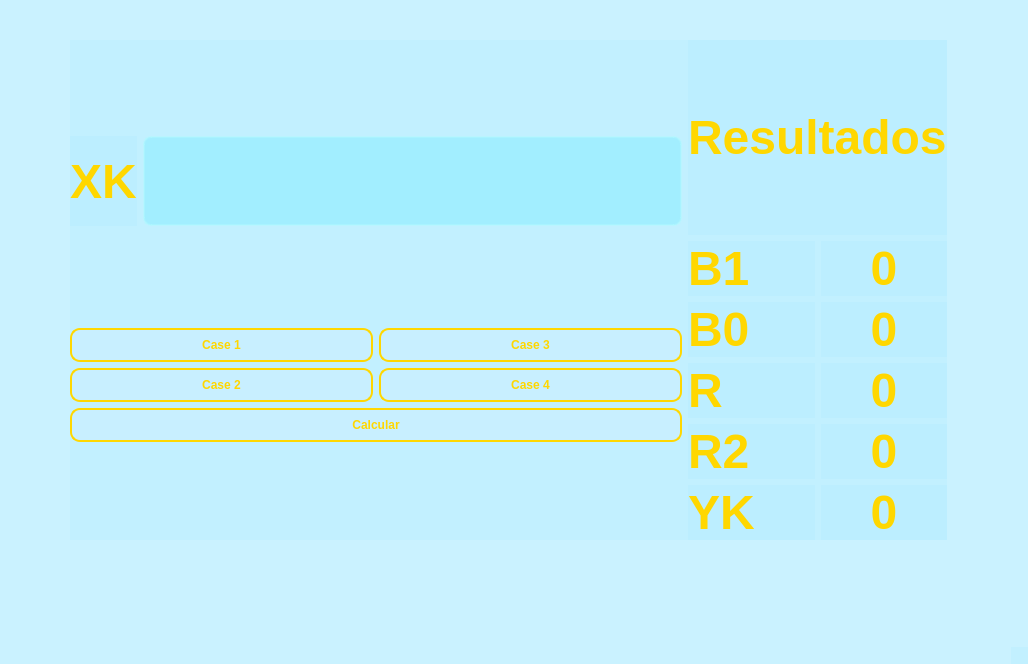
<?xml version="1.0" encoding="UTF-8"?>
<ui version="4.0">
 <class>MainWindow</class>
 <widget class="QMainWindow" name="MainWindow">
  <property name="geometry">
   <rect>
    <x>0</x>
    <y>0</y>
    <width>1028</width>
    <height>664</height>
   </rect>
  </property>
  <property name="windowTitle">
   <string>MainWindow</string>
  </property>
  <property name="styleSheet">
   <string notr="true">QDialog, QWidget {
    background-color: #4bafe9ff; /* negro */
}

/* QLabel */
QLabel {
    color: #FFD700;
    font-weight: bold;
    font-size: 36pt;
}

/* Botones gaming */
QPushButton {
    background-color: #69d2ecff;
    color: #FFD700;
    border: 2px solid #FFD700;
    border-radius: 10px;
    padding: 8px 16px;
    font-weight: bold;
}
/* QLineEdit estilo gaming */
QLineEdit {
    background-color: #6b78ebff; /* negro con tono rojizo */
    color: #FFD700; /* texto dorado */
    border: 2px solid #79b0f8ff; /* rojo oscuro */
    border-radius: 8px;
    padding: 6px;
    selection-background-color: #67aaf7ff; /* cuando seleccionas texto */
    selection-color: #FFD700;
}

/* Cuando el usuario hace clic */
QLineEdit:focus {
    border: 2px solid #FFD700; /* borde dorado brillante */
    background-color: #6bc0f1ff;
}

/* Hover */
QLineEdit:hover {
    border: 2px solid #6cf5ccff;
}

/* Placeholder (texto guía) */
QLineEdit::placeholder {
    color: #87eeddff; /* rojizo tenue */
}
QPushButton:hover {
    background-color: #60dee7ff;
}

QPushButton:pressed {
    background-color: #1320d6ff;
}</string>
  </property>
  <widget class="QWidget" name="centralwidget">
   <widget class="QWidget" name="layoutWidget">
    <property name="geometry">
     <rect>
      <x>70</x>
      <y>40</y>
      <width>877</width>
      <height>500</height>
     </rect>
    </property>
    <property name="font">
     <font>
      <pointsize>48</pointsize>
     </font>
    </property>
    <layout class="QHBoxLayout" name="horizontalLayout_4">
     <item>
      <layout class="QVBoxLayout" name="verticalLayout_6">
       <item>
        <layout class="QHBoxLayout" name="horizontalLayout_2">
         <item>
          <widget class="QLabel" name="label">
           <property name="font">
            <font>
             <pointsize>36</pointsize>
             <weight>75</weight>
             <bold>true</bold>
            </font>
           </property>
           <property name="text">
            <string>XK</string>
           </property>
          </widget>
         </item>
         <item>
          <widget class="QLineEdit" name="lineEdit">
           <property name="font">
            <font>
             <pointsize>48</pointsize>
            </font>
           </property>
          </widget>
         </item>
        </layout>
       </item>
       <item>
        <layout class="QVBoxLayout" name="verticalLayout_5">
         <item>
          <layout class="QHBoxLayout" name="horizontalLayout_3">
           <item>
            <layout class="QVBoxLayout" name="verticalLayout_3">
             <item>
              <widget class="QPushButton" name="pushButton">
               <property name="font">
                <font>
                 <weight>75</weight>
                 <bold>true</bold>
                </font>
               </property>
               <property name="text">
                <string>Case 1</string>
               </property>
              </widget>
             </item>
             <item>
              <widget class="QPushButton" name="pushButton_3">
               <property name="font">
                <font>
                 <weight>75</weight>
                 <bold>true</bold>
                </font>
               </property>
               <property name="text">
                <string>Case 2</string>
               </property>
              </widget>
             </item>
            </layout>
           </item>
           <item>
            <layout class="QVBoxLayout" name="verticalLayout_4">
             <item>
              <widget class="QPushButton" name="pushButton_2">
               <property name="font">
                <font>
                 <weight>75</weight>
                 <bold>true</bold>
                </font>
               </property>
               <property name="text">
                <string>Case 3</string>
               </property>
              </widget>
             </item>
             <item>
              <widget class="QPushButton" name="pushButton_4">
               <property name="font">
                <font>
                 <weight>75</weight>
                 <bold>true</bold>
                </font>
               </property>
               <property name="text">
                <string>Case 4</string>
               </property>
              </widget>
             </item>
            </layout>
           </item>
          </layout>
         </item>
         <item>
          <widget class="QPushButton" name="pushButton_5">
           <property name="font">
            <font>
             <weight>75</weight>
             <bold>true</bold>
            </font>
           </property>
           <property name="text">
            <string>Calcular</string>
           </property>
          </widget>
         </item>
        </layout>
       </item>
      </layout>
     </item>
     <item>
      <layout class="QVBoxLayout" name="verticalLayout_7">
       <item>
        <widget class="QLabel" name="label_2">
         <property name="font">
          <font>
           <pointsize>36</pointsize>
           <weight>75</weight>
           <bold>true</bold>
          </font>
         </property>
         <property name="text">
          <string>Resultados</string>
         </property>
        </widget>
       </item>
       <item>
        <layout class="QHBoxLayout" name="horizontalLayout">
         <item>
          <layout class="QVBoxLayout" name="verticalLayout">
           <item>
            <widget class="QLabel" name="label_7">
             <property name="font">
              <font>
               <pointsize>36</pointsize>
               <weight>75</weight>
               <bold>true</bold>
              </font>
             </property>
             <property name="text">
              <string>B1</string>
             </property>
             <property name="alignment">
              <set>Qt::AlignLeading|Qt::AlignLeft|Qt::AlignVCenter</set>
             </property>
            </widget>
           </item>
           <item>
            <widget class="QLabel" name="label_6">
             <property name="font">
              <font>
               <pointsize>36</pointsize>
               <weight>75</weight>
               <bold>true</bold>
              </font>
             </property>
             <property name="text">
              <string>B0</string>
             </property>
            </widget>
           </item>
           <item>
            <widget class="QLabel" name="label_3">
             <property name="font">
              <font>
               <pointsize>36</pointsize>
               <weight>75</weight>
               <bold>true</bold>
              </font>
             </property>
             <property name="text">
              <string>R</string>
             </property>
            </widget>
           </item>
           <item>
            <widget class="QLabel" name="label_4">
             <property name="font">
              <font>
               <pointsize>36</pointsize>
               <weight>75</weight>
               <bold>true</bold>
              </font>
             </property>
             <property name="text">
              <string>R2</string>
             </property>
            </widget>
           </item>
           <item>
            <widget class="QLabel" name="label_5">
             <property name="font">
              <font>
               <pointsize>36</pointsize>
               <weight>75</weight>
               <bold>true</bold>
              </font>
             </property>
             <property name="text">
              <string>YK</string>
             </property>
            </widget>
           </item>
          </layout>
         </item>
         <item>
          <layout class="QVBoxLayout" name="verticalLayout_2">
           <item>
            <widget class="QLabel" name="label_8">
             <property name="font">
              <font>
               <pointsize>36</pointsize>
               <weight>75</weight>
               <bold>true</bold>
              </font>
             </property>
             <property name="text">
              <string>0</string>
             </property>
             <property name="alignment">
              <set>Qt::AlignCenter</set>
             </property>
            </widget>
           </item>
           <item>
            <widget class="QLabel" name="label_9">
             <property name="font">
              <font>
               <pointsize>36</pointsize>
               <weight>75</weight>
               <bold>true</bold>
              </font>
             </property>
             <property name="text">
              <string>0</string>
             </property>
             <property name="alignment">
              <set>Qt::AlignCenter</set>
             </property>
            </widget>
           </item>
           <item>
            <widget class="QLabel" name="label_10">
             <property name="font">
              <font>
               <pointsize>36</pointsize>
               <weight>75</weight>
               <bold>true</bold>
              </font>
             </property>
             <property name="text">
              <string>0</string>
             </property>
             <property name="alignment">
              <set>Qt::AlignCenter</set>
             </property>
            </widget>
           </item>
           <item>
            <widget class="QLabel" name="label_11">
             <property name="font">
              <font>
               <pointsize>36</pointsize>
               <weight>75</weight>
               <bold>true</bold>
              </font>
             </property>
             <property name="text">
              <string>0</string>
             </property>
             <property name="alignment">
              <set>Qt::AlignCenter</set>
             </property>
            </widget>
           </item>
           <item>
            <widget class="QLabel" name="label_12">
             <property name="font">
              <font>
               <pointsize>36</pointsize>
               <weight>75</weight>
               <bold>true</bold>
              </font>
             </property>
             <property name="text">
              <string>0</string>
             </property>
             <property name="alignment">
              <set>Qt::AlignCenter</set>
             </property>
            </widget>
           </item>
          </layout>
         </item>
        </layout>
       </item>
      </layout>
     </item>
    </layout>
   </widget>
  </widget>
  <widget class="QMenuBar" name="menubar">
   <property name="geometry">
    <rect>
     <x>0</x>
     <y>0</y>
     <width>1028</width>
     <height>21</height>
    </rect>
   </property>
  </widget>
  <widget class="QStatusBar" name="statusbar"/>
 </widget>
 <resources/>
 <connections/>
</ui>
